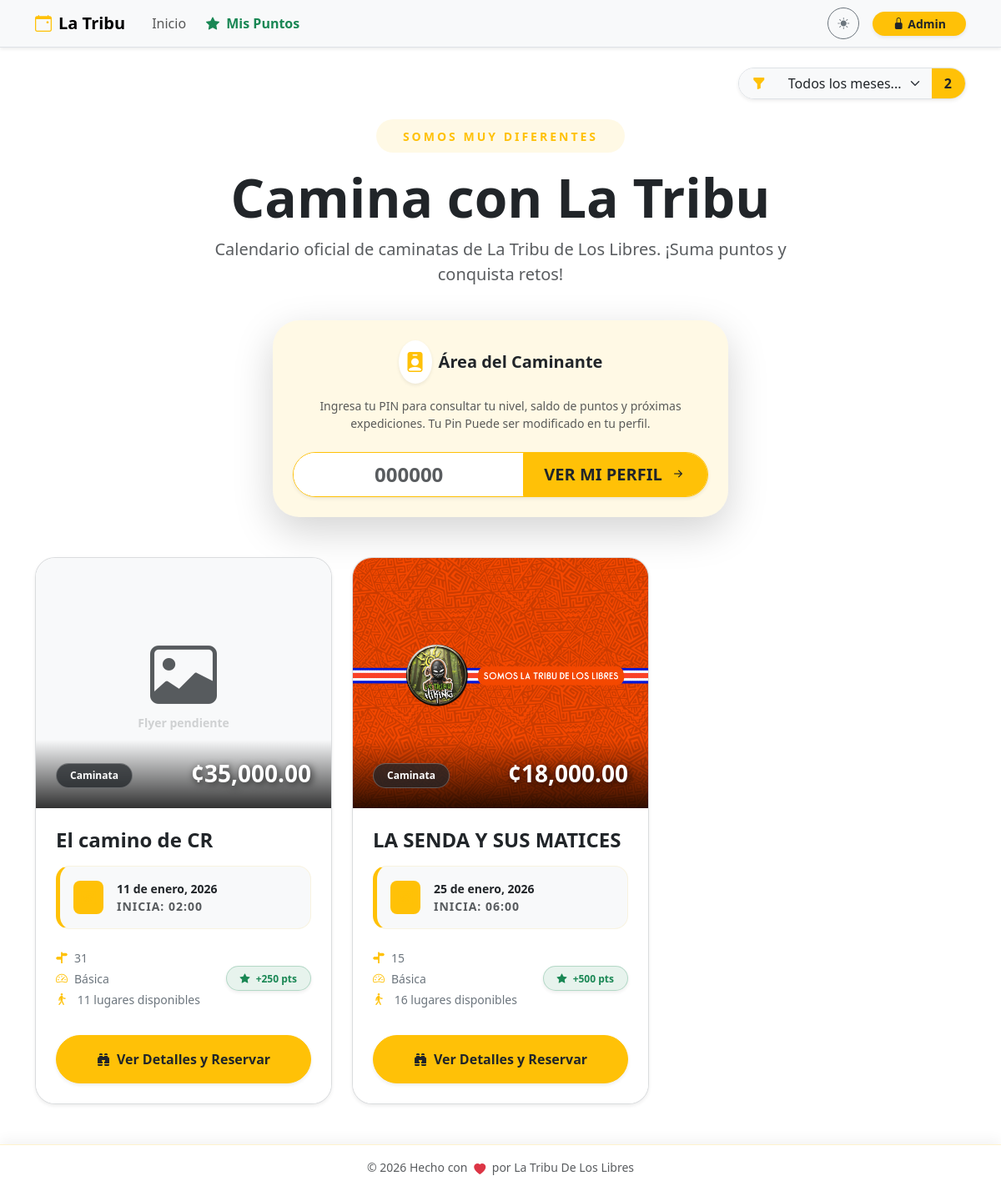
The page / on the database its author committed.
### db.py (models this page shows)
class Event(db.Model):
    __tablename__ = 'event'
    id = db.Column(db.Integer, primary_key=True)
    title = db.Column(db.String(100), nullable=False)
    flyer = db.Column(db.String(120)) # Nombre del archivo de imagen
    currency = db.Column(db.String(5), default='¢')
    price = db.Column(db.Float, nullable=False)
    reservation_fee = db.Column(db.String(50)) # Texto libre ej: "5000 colones"
    points_reward = db.Column(db.Integer, default=10) # Puntos que otorga
    activity_type = db.Column(db.String(50)) # Caminata, Camping, etc.
    difficulty = db.Column(db.String(50))
    distance = db.Column(db.String(50))
    duration_days = db.Column(db.Integer, default=1)
    event_date = db.Column(db.Date, nullable=False)
    end_date = db.Column(db.Date) # Para eventos de varios días
    departure_point = db.Column(db.String(150))
    departure_time = db.Column(db.String(20))
    pickup_point = db.Column(db.String(200))
    capacity = db.Column(db.Integer, default=0)
    description = db.Column(db.Text)
    status = db.Column(db.String(20), default='Activa') # Activa, Suspendido, Se Traslado
    moved_date = db.Column(db.Date) # Nueva fecha si se traslada
    bookings = db.relationship('Booking', backref='event', lazy=True, cascade="all, delete-orphan")

### app.py (the view)
@main_bp.route('/')
def home():
    search_month = request.args.get('search_month', type=int)
    today = (datetime.utcnow() - timedelta(hours=6)).date()
    query = Event.query
    if search_month:
        query = query.filter(extract('month', Event.event_date) == search_month)
    if not (current_user.is_authenticated and current_user.is_superuser):
        query = query.filter(Event.event_date >= today)
    events = query.order_by(Event.event_date.asc()).all()
    return render_template('home.html', events=events)

### app.py (called while the page is built)
@app.before_request
def force_https():
    if request.headers.get('X-Forwarded-Proto') == 'http':
        url = request.url.replace('http://', 'https://', 1)
        return redirect(url, code=301)

### templates/home.html (shortened to what this page needs)
{% extends "base.html" %}
{% block content %}
{% set meses = ['', 'enero', 'febrero', 'marzo', 'abril', 'mayo', 'junio', 'julio', 'agosto', 'septiembre', 'octubre', 'noviembre', 'diciembre'] %}
<div class="row align-items-center mb-4 animate__animated animate__fadeIn">
    <div class="col-lg-12 text-center">
        <div class="d-inline-block p-2 bg-warning bg-opacity-10 rounded-pill mb-3">
            <span class="text-warning fw-bold small px-4 text-uppercase" style="letter-spacing: 3px;">Somos muy Diferentes</span>
        </div>
        <h1 class="display-3 fw-bold mb-0">Camina con La Tribu</h1>
        <p class="lead text-muted mt-2 mx-auto" style="max-width: 700px;">
            Calendario oficial de caminatas de La Tribu de Los Libres. ¡Suma puntos y conquista retos!
        </p>
    </div>
</div>
<div class="row justify-content-center mb-5 animate__animated animate__fadeInUp" style="animation-delay: 0.2s;">
    <div class="col-md-8 col-lg-6">
        <div class="card border-0 shadow-lg rounded-5 overflow-hidden position-relative">
            <div class="position-absolute top-0 start-0 w-100 h-100 bg-warning bg-opacity-10" style="z-index: 0;"></div>
            <div class="card-body p-4 text-center position-relative" style="z-index: 1;">
                <div class="d-flex justify-content-center align-items-center mb-3">
                    <div class="bg-white p-2 rounded-circle shadow-sm me-2 text-warning">
                        <i class="bi bi-person-badge-fill fs-4"></i>
                    </div>
                    <h5 class="fw-bold mb-0 text-dark">Área del Caminante</h5>
                </div>
                <p class="text-muted small mb-4">
                    Ingresa tu PIN para consultar tu nivel, saldo de puntos y próximas expediciones. Tu Pin Puede ser modificado en tu perfil.
                </p>
                <div class="input-group input-group-lg shadow-sm rounded-pill overflow-hidden border border-warning bg-white">
                    <input type="text" id="quickPinInput" class="form-control border-0 text-center fw-bold text-primary fs-4" placeholder="000000" maxlength="6" oninput="this.value = this.value.replace(/[^0-9]/g, '')">
                    <button class="btn btn-warning fw-bold text-dark px-4 transition-hover" type="button" onclick="goToProfileQuick()">
                        <span class="ver-text">VER </span>MI PERFIL <i class="bi bi-arrow-right-short ms-1"></i>
                    </button>
                </div>
            </div>
        </div>
    </div>
</div>
<div class="row g-4">
    {% if events %}
        {% for event in events %}
        {% set ocupados = event.bookings | selectattr("status", "equalto", "Activo") | list | length %}
        {% set disponibles = event.capacity - ocupados %}
        {% set es_pasado = event.event_date < now.date() %}
        <div class="col-md-6 col-lg-4">
            <div class="card h-100 shadow-sm border border-secondary border-opacity-25 overflow-hidden position-relative adventure-card animate__animated animate__fadeInUp" style="animation-delay: {{ loop.index0 * 0.1 }}s">
                <div class="card-img-container" style="height: 300px; background: var(--bs-tertiary-bg); position: relative; overflow: hidden;">
                    {% if event.flyer %}
                        <img src="{{ url_for('static', filename='uploads/flyers/' + event.flyer) }}"
                             class="card-img-top w-100 h-100 flyer-zoom"
                             style="object-fit: cover; cursor: pointer;"
                             alt="{{ event.title }}"
                             onclick="showFullImage(this.src, this.alt)">
                    {% else %}
                        <div class="w-100 h-100 d-flex flex-column align-items-center justify-content-center text-muted">
                            <i class="bi bi-image display-1 opacity-10"></i>
                            <small class="fw-bold opacity-25">Flyer pendiente</small>
                        </div>
                    {% endif %}
                    <div class="price-overlay position-absolute bottom-0 start-0 w-100 p-4 d-flex justify-content-between align-items-end" style="background: linear-gradient(transparent, rgba(0,0,0,0.8)); pointer-events: none;">
                        <span class="badge bg-dark bg-opacity-75 text-white px-3 py-2 rounded-pill small border border-white border-opacity-25">{{ event.activity_type }}</span>
                        <div class="price-tag">
                            <span class="h3 fw-bold mb-0 text-white shadow-text">{{ event.currency }}{{ "{:,.2f}".format(event.price) }}</span>
                        </div>
                    </div>
                </div>
                <div class="card-body p-4">
                    <h4 class="card-title fw-bold mb-3 text-truncate-2 title-link">{{ event.title }}</h4>
                    <div class="mb-4 p-3 bg-body-tertiary rounded-4 small border border-warning border-opacity-10 ticket-date">
                        <div class="d-flex align-items-center">
                            <div class="bg-warning bg-opacity-20 p-2 rounded-3 me-3 text-warning">
                                <i class="bi bi-calendar3 h5 mb-0"></i>
                            </div>
                            <div>
                                <div class="fw-bold text-body">
                                    {% if event.duration_days > 1 %}
                                        Del {{ event.event_date.day }} al {{ event.end_date.day }} de {{ meses[event.end_date.month] }}
                                    {% else %}
                                        {{ event.event_date.day }} de {{ meses[event.event_date.month] }}, {{ event.event_date.year }}
                                    {% endif %}
                                </div>
                                <div class="x-small text-muted text-uppercase fw-bold" style="letter-spacing: 1px;">Inicia: {{ event.departure_time }}</div>
                            </div>
                        </div>
                    </div>
                    <div class="d-flex justify-content-between align-items-center mb-2">
                        <div class="d-flex flex-column gap-1 small text-secondary fw-medium card-meta-data">
                            <div><i class="bi bi-signpost-split-fill me-2 text-warning"></i>{{ event.distance or 'Por definir' }}</div>
                            <div><i class="bi bi-speedometer2 me-2 text-warning"></i>{{ event.difficulty }}</div>
                            <div class="{{ 'text-danger fw-bold animate__animated animate__pulse animate__infinite' if disponibles <= 5 else '' }}">
                                <i class="bi bi-person-walking me-2 text-warning"></i>
                                {% if disponibles > 0 %}
                                    {{ disponibles }} lugares disponibles
                                {% else %}
                                    <span class="badge bg-danger">AGOTADO</span>
                                {% endif %}
                            </div>
                        </div>
                        <div class="text-end">
                            <span class="badge bg-success bg-opacity-10 text-success border border-success border-opacity-25 rounded-pill px-3 py-2 fw-bold shadow-sm points-badge" title="Recompensa por completar">
                                <i class="bi bi-star-fill me-1"></i> +{{ event.points_reward or 10 }} pts
                            </span>
                        </div>
                    </div>
                </div>
                <div class="card-footer bg-body border-0 p-4 pt-0">
                    {% if es_pasado %}
                         <button class="btn btn-secondary rounded-pill fw-bold py-3 w-100 disabled" disabled>Evento Finalizado</button>
                    {% elif disponibles > 0 %}
                        <button class="btn btn-warning rounded-pill fw-bold py-3 shadow-sm w-100 text-dark transition-all btn-main-reserve" data-bs-toggle="modal" data-bs-target="#detailsModal{{ event.id }}">
                            <i class="bi bi-binoculars-fill me-2"></i>Ver Detalles y Reservar
                        </button>
                    {% else %}
                        <button class="btn btn-secondary rounded-pill fw-bold py-3 w-100 disabled" disabled>Cupos Agotados</button>
                    {% endif %}
                </div>
            </div>
        </div>
        {% endfor %}
    {% endif %}
</div>
<link rel="stylesheet" href="https://cdnjs.cloudflare.com/ajax/libs/animate.css/4.1.1/animate.min.css"/>
{% endblock %}

### templates/base.html (style rules this page uses)
body { padding-bottom: 80px; min-height: 100vh; display: flex; flex-direction: column; transition: background-color 0.3s ease, color 0.3s ease; }
.nav-link, .btn { transition: all 0.2s ease-in-out; }

### templates/home.html (style rules this page uses)
.adventure-card { transition: all 0.4s cubic-bezier(0.175, 0.885, 0.32, 1.275); border-radius: 1.5rem !important; background: #ffffff; }
.flyer-zoom { transition: transform 0.8s ease; }
.shadow-text { text-shadow: 2px 2px 8px rgba(0,0,0,0.8); }
.ticket-date { border-left: 5px solid #ffc107 !important; }
.text-truncate-2 { display: -webkit-box; -webkit-line-clamp: 2; -webkit-box-orient: vertical; overflow: hidden; }

### rows shown on the page
Event: shows "Flyer pendiente", activity_type "Caminata", currency "¢", price "35,000.00", title "El camino de CR", event_date.day "11", event_date "enero", event_date.year "2026", departure_time "02:00", distance "31", difficulty "Básica", disponibles "11", points_reward "250"
Event: flyer (picture), title "LA SENDA Y SUS MATICES", event_date.day "25", event_date "enero", event_date.year "2026", departure_time "06:00", distance "15", difficulty "Básica", disponibles "16", points_reward "500"

### other values the page prints
{{ month_activity_count|default(0) }} "2"
